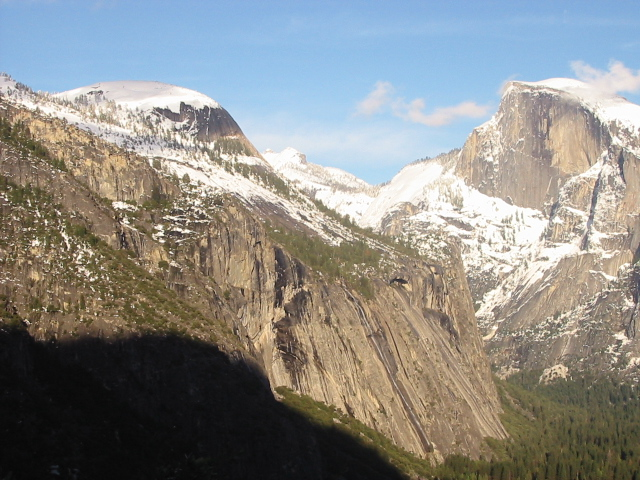
//> input picture FranciscoPerezHernandezT2/Project1/imagenes/Yosemite1.jpg, 640 x 480 px
$ ./main_-_copia   (built with g++ and OpenCV 4)
//> lines starting //> are read from the running program, lines starting //| are printed output that depends on the picture; after the words box and inside, x2 and y2 are one past the last pixel; in counts of white or black regions, pixels touching at a corner belong together
// Pegar en Path del sistema: ;C:\opencv\build\x86\vc12\bin

#include<opencv2/opencv.hpp>
#include<math.h>
using namespace std;
using namespace cv;

/****************************************** TRABAJO 1 **********************************************/

Mat leeimagen(string filename, int flagColor) {
	Mat res = imread(filename, flagColor);
	return res;
}

void pintaI(Mat im) {
	namedWindow("Ventana", im.channels());
	imshow("Ventana", im);
	cvWaitKey();
	destroyWindow("Ventana");
}
// [28 lines left out: functions pintaMI, pintaMIROI, not called in this run]

/* Calculo el tamaño que tendrá las máscara en función del valor de sigma */
// [5 lines left out: function TamanioMascara, not called in this run]
/* Función para calcular el valor en función de sigma y x */
// [6 lines left out: function CalculaFuncion, not called in this run]
/* Función para calcular la máscara en función de sigma */
// [15 lines left out: function CalculaMascara, not called in this run]
/* Función para añadir bordes a una imagen */
// [36 lines left out: function AniadirBordes, not called in this run]
/* Funciones auxiliares para aplicar convolución 1D */
// [64 lines left out: functions Convolucion1DPrimera, Convolucion1DSegunda, Convolucion1DPrimeraColor, Convolucion1DSegundaColor, not called in this run]
/* Función para aplicar convolución */
// [28 lines left out: function AplicaConvolucion, not called in this run]
/*Función para quitar los bordes añadidos */
// [4 lines left out: function QuitarBordes, not called in this run]
/*Función que calcula la convolución directamente en 2D */
// [37 lines left out: functions my_imGaussConvol, EjercicioATrabajo1, not called in this run]

/* Función para crear imagenes híbrdias */
// [20 lines left out: function CrearImagenHibrida, not called in this run]
/* Función para crear una pirámide Gaussiana */
// [12 lines left out: function PiramideGaussiana, not called in this run]

/*****************************************************************************************/
/*********************************** TRABAJO 2 *******************************************/
/*****************************************************************************************/

// [140 lines left out: functions encontrarHomografia, Ejercicio1Trabajo2, not called in this run]

//EJERCICIO 2

void briskFuncion(Mat& img, vector<KeyPoint>& keypoints, Mat& brisk, Mat& descriptors){
	int thresh = 30;
	int octaves = 3;
	float patternScale = 1.0f;

	Ptr<FeatureDetector> BRISKD=BRISK::create(thresh,octaves,patternScale);
	BRISKD->detect(img, keypoints);
	BRISKD->compute(img,keypoints,descriptors);
	drawKeypoints(img,keypoints,brisk);
}

// [31 lines left out: functions orbFuncion, Ejercicio2Trabajo2, not called in this run]

//EJERCICIO 3

void PuntosEnCorrespondencia(Mat img1, Mat img2, Mat descriptors1, Mat descriptors2, vector<KeyPoint> keypoints1, vector<KeyPoint> keypoints2, bool crossCheck, Mat& salida, vector<DMatch>& matchesbuenos){
	vector<DMatch> matches;

	//Realizamos el matching
	BFMatcher matcher = BFMatcher::BFMatcher(NORM_L2, crossCheck);
	matcher.match(descriptors1, descriptors2, matches);

	float min_dist;
	//Buscamos el mejor matching
	sort(matches.begin(), matches.end());
	min_dist = matches[0].distance;
	for (int i = 0; i < matches.size(); i++){
		if (matches[i].distance <= 3 * min_dist)
			matchesbuenos.push_back(matches[i]);
		else
			break;
	}

	//Buscamos los puntos de correspondencia
	drawMatches(img1, keypoints1, img2, keypoints2, matches, salida);
}

// [20 lines left out: function Ejercicio3Trabajo2, not called in this run]

//EJERCICIO 4

void crearMosaico(Mat img1, Mat img2, Mat& mosaico){
	vector<KeyPoint> keypoints1, keypoints2;
	Mat empty, descriptors1, descriptors2;

	//Primero tenemos que sacar los keypoints, para ello uso brisk
	briskFuncion(img1, keypoints1, empty, descriptors1);
	briskFuncion(img2, keypoints2, empty, descriptors2);

	Mat img_sal;
	vector<DMatch> matchesbuenos;
	//Como en el ejercicio anterior sacamos los puntos en correspondencias
	PuntosEnCorrespondencia(img1, img2, descriptors1, descriptors2, keypoints1, keypoints2, 1, img_sal, matchesbuenos);

	Mat H;
	Mat H0 = (Mat_<double>(3, 3) << 1, 0, img2.cols / 4, 0, 1, img2.rows / 4, 0, 0, 1);
	warpPerspective(img2, mosaico, H0, Size(img1.rows + img2.rows, img2.cols +  img1.cols));

	vector<Point2f> imagen, escena;
	//Sacamos los keypoints de las correspondencias buenas
	for (int i = 0; i < matchesbuenos.size(); i++){
		imagen.push_back(keypoints1[matchesbuenos[i].queryIdx].pt);
		escena.push_back(keypoints2[matchesbuenos[i].trainIdx].pt);
	}

	//Buscamos la homografía de las imágenes
	H = findHomography(imagen, escena, CV_RANSAC);
	H = H*H0;
	//Montamos las imagenes
	warpPerspective(img1, mosaico, H, mosaico.size(), CV_INTER_LINEAR + CV_WARP_FILL_OUTLIERS, BORDER_TRANSPARENT);
}

void Ejercicio4Trabajo2(){
	Mat img_yosemite1 = leeimagen("imagenes/Yosemite1.jpg", 1);
//> in leeimagen, res is the input picture: 480 rows x 640 cols, CV_8UC3; mean B, G, R 135.4, 139.3, 139.5
	Mat img_yosemite2 = leeimagen("imagenes/Yosemite2.jpg", 1);
//> call 2 of leeimagen, with filename = "imagenes/Yosemite2.jpg", flagColor = 1
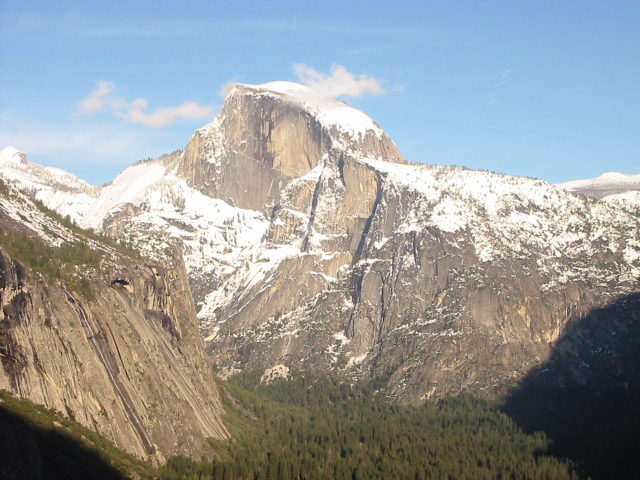
//> input picture FranciscoPerezHernandezT2/Project1/imagenes/Yosemite2.jpg, 640 x 480 px
//> in leeimagen, res is the input picture: 480 rows x 640 cols, CV_8UC3; mean B, G, R 155.6, 155.5, 151.7

	Mat mosaico;
	crearMosaico(img_yosemite1, img_yosemite2, mosaico);
//> in briskFuncion, `BRISKD->detect(img, keypoints);`: keypoints = 6217 keypoints; strongest (x, y, size): (181, 103, 14.5), (163, 241, 13.9), (79, 246, 12.1), (30, 205, 12.5)
//> in briskFuncion, `drawKeypoints(img,keypoints,brisk);`:
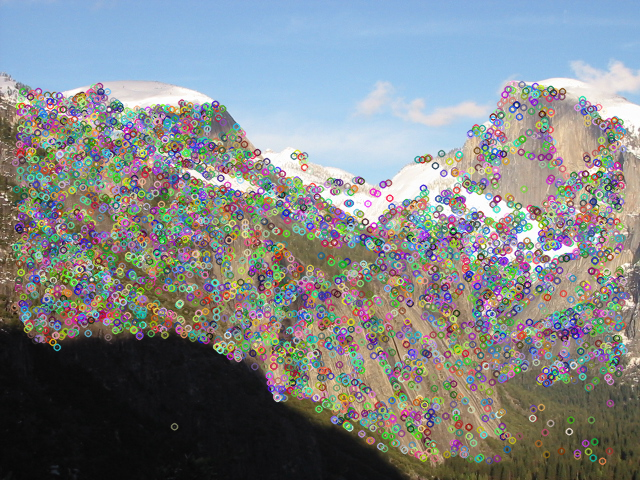
//> brisk: 480 rows x 640 cols, CV_8UC3; mean B, G, R 134.8, 133.5, 129.4
//> in crearMosaico, `briskFuncion(img1, keypoints1, empty, descriptors1);`: keypoints1 has the same summary as keypoints in briskFuncion
//> in briskFuncion (call 2), `BRISKD->detect(img, keypoints);`: keypoints = 5570 keypoints; strongest (x, y, size): (604, 238, 13.6), (340, 340, 13.7), (378, 205, 10.5), (214, 311, 12.3)
//> in briskFuncion (call 2), `drawKeypoints(img,keypoints,brisk);`:
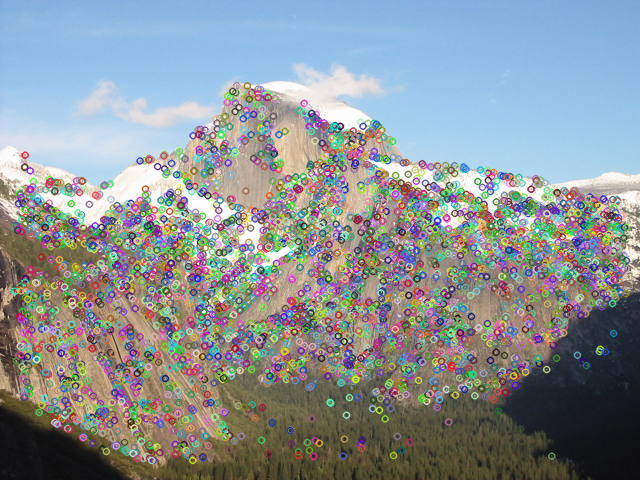
//> brisk: 480 rows x 640 cols, CV_8UC3; mean B, G, R 150.2, 146.6, 139.5
//> in crearMosaico, `briskFuncion(img2, keypoints2, empty, descriptors2);`: keypoints2 has the same summary as keypoints in briskFuncion
//> in PuntosEnCorrespondencia, `matcher.match(descriptors1, descriptors2, matches);`: matches = 2464 matches
//> in PuntosEnCorrespondencia, `min_dist = matches[0].distance;`: min_dist = 16.97
//> the loop in PuntosEnCorrespondencia, `for (int i = 0; i < matches.size(); i++)` made 6 passes
//> in PuntosEnCorrespondencia, `drawMatches(img1, keypoints1, img2, keypoints2, matches, salida);`:
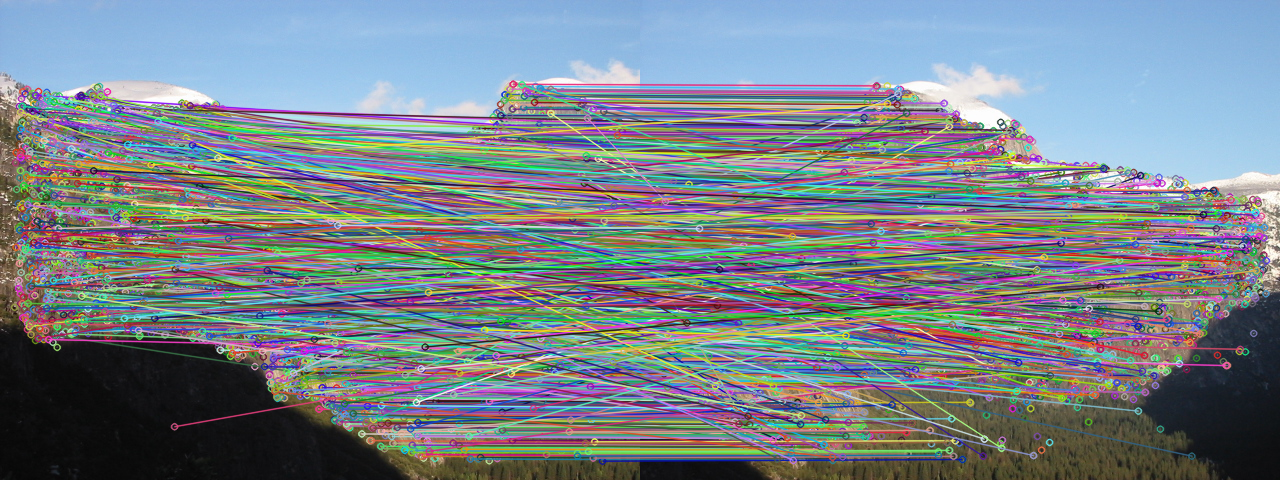
//> salida: 480 rows x 1280 cols, CV_8UC3; mean B, G, R 138.1, 130.9, 121.3
//> in crearMosaico, `PuntosEnCorrespondencia(img1, img2, descriptors1, descriptors2, keypoi..`: matchesbuenos = 5 matches
//> in crearMosaico, `warpPerspective(img2, mosaico, H0, Size(img1.rows + img2.rows, img2.co..`:
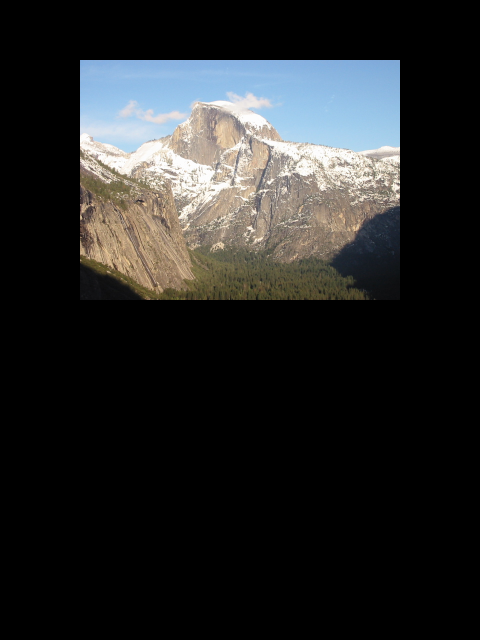
//> mosaico: 1280 rows x 960 cols, CV_8UC3 (shown at 1/2 size); mean B, G, R 38.9, 38.9, 37.9
//> the loop in crearMosaico, `for (int i = 0; i < matchesbuenos.size(); i++)` made 5 passes
//> in crearMosaico, `H = findHomography(imagen, escena, CV_RANSAC);`: H = [[1.09, 0.00428, -308.1], [0.0347, 1.08, -17.38], [0.000126, 4.01e-05, 1]]
//> in crearMosaico, `H = H*H0;`: H = [[1.09, 0.00428, -133.1], [0.0347, 1.08, 117.8], [0.000126, 4.01e-05, 1.03]]
//> in crearMosaico, `warpPerspective(img1, mosaico, H, mosaico.size(), CV_INTER_LINEAR + CV..`:
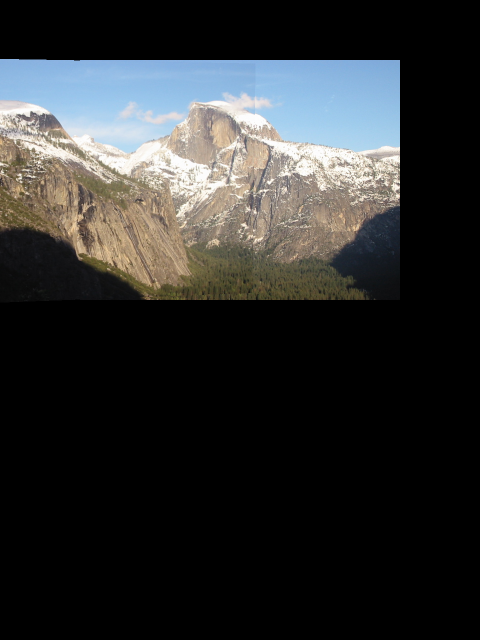
//> mosaico: 1280 rows x 960 cols, CV_8UC3 (shown at 1/2 size); 19.49% of pixels changed, all inside (x1, y1, x2, y2) = (0, 118, 511, 605)

	pintaI(mosaico);
}

//EJERCICIO 5

// [32 lines left out: functions crearSuperMosaico, Ejercicio5Trabajo2, not called in this run]

int main(int argc, char* argv[]) {
	/*************************************************/
	/********************* EJERCICIO 1 ***************/
	/*************************************************/
	//Ejercicio1Trabajo2();


	/*************************************************/
	/********************* EJERCICIO 2 ***************/
	/*************************************************/
	//Ejercicio2Trabajo2();


	/*************************************************/
	/********************* EJERCICIO 3 ***************/
	/*************************************************/
	//Ejercicio3Trabajo2();


	/*************************************************/
	/********************* EJERCICIO 4 ***************/
	/*************************************************/
	Ejercicio4Trabajo2();


	/*************************************************/
	/********************* EJERCICIO 5 ***************/
	/*************************************************/
	//Ejercicio5Trabajo2();


	return 0;
}
